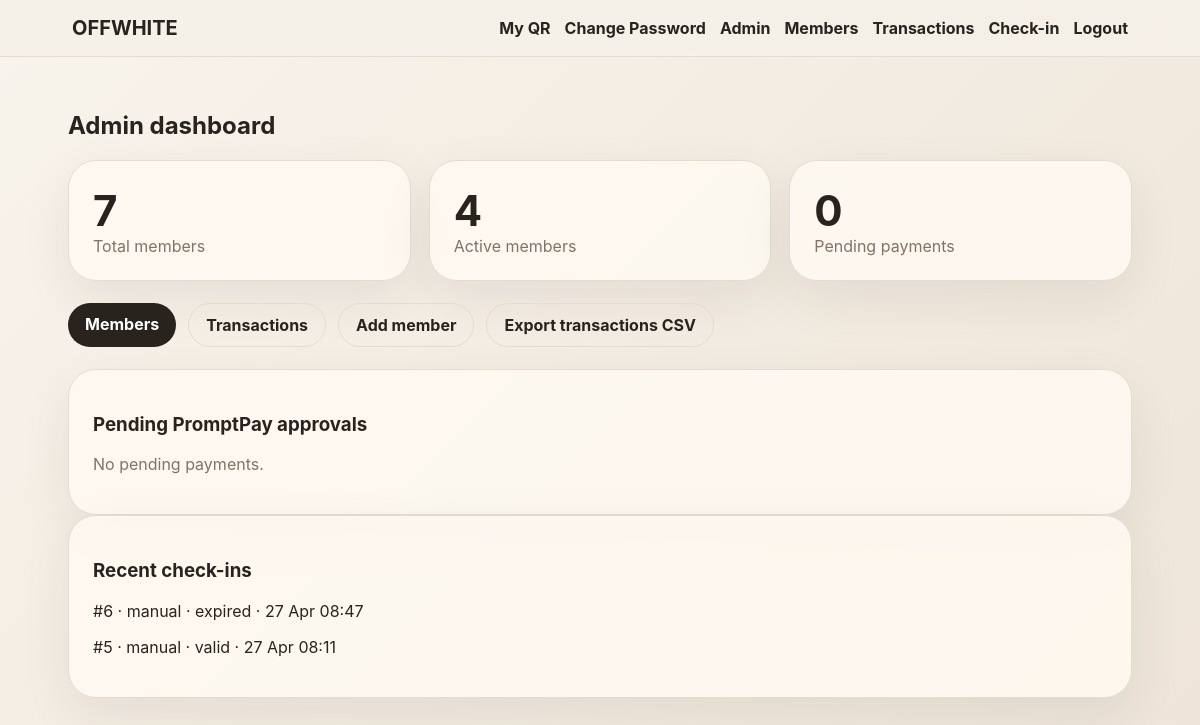
The page /admin (signed in) on the database its author committed.
### app.py (models this page shows)
class CheckIn(db.Model):
    id = db.Column(db.Integer, primary_key=True)
    user_id = db.Column(db.Integer, db.ForeignKey('user.id'), nullable=False)
    created_at = db.Column(db.DateTime, default=datetime.utcnow)
    method = db.Column(db.String(30), default='qr')
    result = db.Column(db.String(30), default='valid')

### app.py (the view)
@app.route('/admin')
@staff_required
def admin_dashboard():
    users = User.query.count()
    active = User.query.filter(User.membership_expiry > datetime.utcnow()).count()
    pending = Payment.query.filter_by(status='pending').order_by(Payment.created_at.desc()).all()
    recent_checkins = CheckIn.query.order_by(CheckIn.created_at.desc()).limit(10).all()
    return render_template('admin.html', users=users, active=active, pending=pending, recent_checkins=recent_checkins)

### app.py (called while the page is built)
def current_user():
    uid = session.get('user_id')
    return User.query.get(uid) if uid else None

@app.context_processor
def inject_globals():
    return dict(current_user=current_user(), gym_name=GYM_NAME, payment_mode=PAYMENT_MODE, plans=PLANS)

def staff_required(fn):
    @wraps(fn)
    def wrapper(*args, **kwargs):
        u = current_user()
        if not u or u.role not in ['staff', 'admin']:
            flash('Staff access required.', 'danger')
            return redirect(url_for('home'))
        return fn(*args, **kwargs)
    return wrapper

### templates/admin.html
{% extends 'base.html' %}{% block content %}<h2>Admin dashboard</h2><div class="grid3"><div class="metric"><b>{{users}}</b><span>Total members</span></div><div class="metric"><b>{{active}}</b><span>Active members</span></div><div class="metric"><b>{{pending|length}}</b><span>Pending payments</span></div></div><div class="actions"><a class="btn" href="{{url_for('members')}}">Members</a><a class="btn ghost" href="{{url_for('transactions')}}">Transactions</a><a class="btn ghost" href="{{url_for('add_member')}}">Add member</a><a class="btn ghost" href="{{url_for('export_csv')}}">Export transactions CSV</a></div><div class="card"><h3>Pending PromptPay approvals</h3>{% for p in pending %}<div class="row"><div><b>{{p.user.name}}</b><br><span>{{p.user.phone or 'no phone'}} · {{p.ref}} · ฿{{p.amount}} · {{plans[p.plan].name}} · {{p.slip_note or 'no note'}}</span></div><div><form class="inline" method="post" action="{{url_for('update_payment',ref=p.ref,action='approve')}}"><button class="mini good">Approve</button></form><form class="inline" method="post" action="{{url_for('update_payment',ref=p.ref,action='reject')}}"><button class="mini bad">Reject</button></form></div></div>{% else %}<p class="hint">No pending payments.</p>{% endfor %}</div><div class="card"><h3>Recent check-ins</h3>{% for c in recent_checkins %}<p>#{{c.user_id}} · {{c.method}} · {{c.result}} · {{c.created_at.strftime('%d %b %H:%M')}}</p>{% else %}<p class="hint">No check-ins yet.</p>{% endfor %}</div>{% endblock %}

### static/style.css (style rules this page uses)
:root { --bg:#f5f0e8;--card:#fffaf2;--ink:#28231d;--muted:#7e7467;--line:#e5dccf;--accent:#8b6f47;--accent2:#2f3b2f;--bad:#a44438;--good:#326d4f }
* { box-sizing:border-box }
body { margin:0;background:linear-gradient(135deg,#f8f3ec,#eee5d8);color:var(--ink);font-family:-apple-system,BlinkMacSystemFont,"Segoe UI",Roboto,Arial,sans-serif }
a { color:var(--ink);text-decoration:none }
.pill,.btn { background:var(--ink);color:#fff!important;padding:11px 17px;border-radius:999px;border:0;display:inline-block;font-weight:750;cursor:pointer }
.btn.ghost { background:transparent;color:var(--ink)!important;border:1px solid var(--line) }
.hero-card,.card,.form-card,.metric { background:rgba(255,250,242,.88);border:1px solid var(--line);border-radius:28px;padding:24px;box-shadow:0 18px 50px rgba(48,35,20,.08) }
.grid3 { display:grid;grid-template-columns:repeat(3,1fr);gap:18px }
.actions { display:flex;gap:12px;flex-wrap:wrap;margin:22px 0 }
.hint,.muted { color:var(--muted) }
.metric b { font-size:42px;display:block }
.metric span { color:var(--muted) }

### rows shown on the page
CheckIn: user_id "6", method "manual", result "expired", created_at "27 Apr 08:47"
CheckIn: user_id "5", method "manual", result "valid", created_at "27 Apr 08:11"

### other values the page prints
{{ gym_name }} "OFFWHITE"
{{ users }} "7"
{{ active }} "4"
{{ pending|length }} "0"
